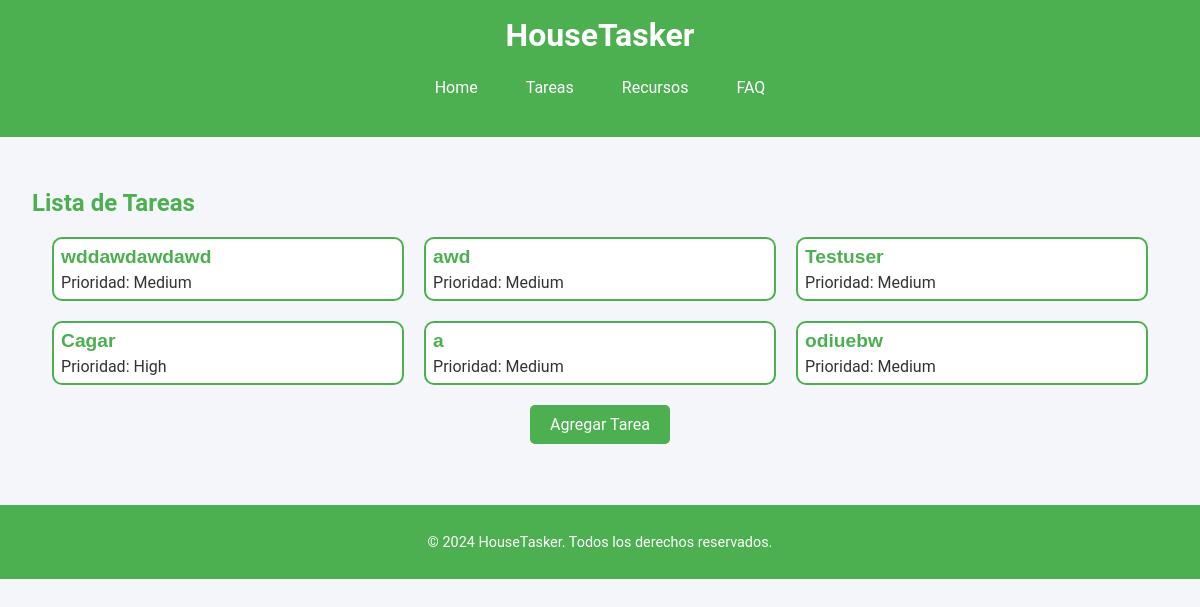
Page /tasks/ (signed in) on the earlier database version.
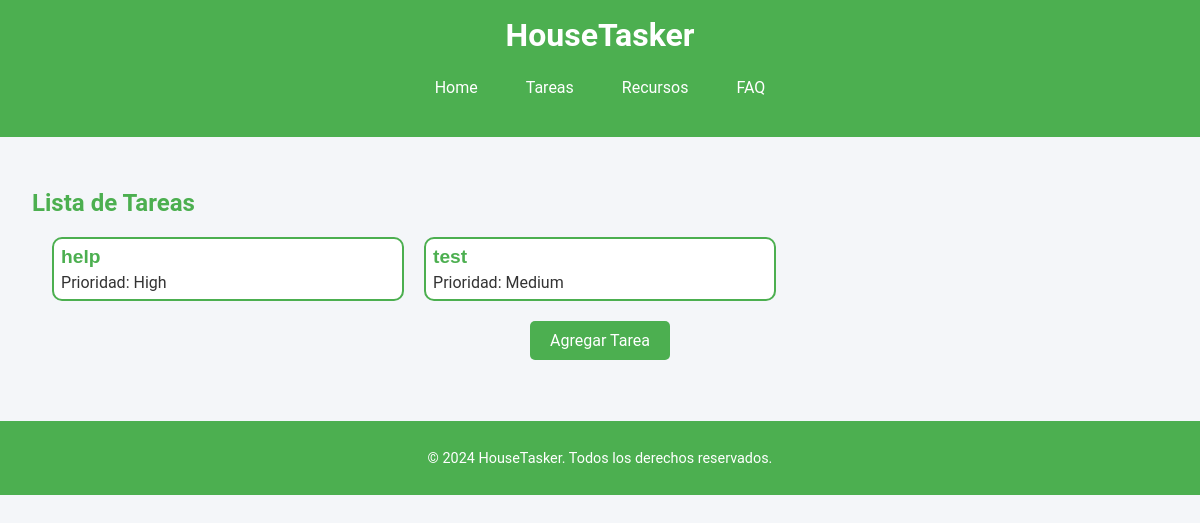
Same page on the later database version.
### appHouseTasker/models.py (models this page shows, shortened)
class Task(models.Model):
    LOW = 'Low'
    MEDIUM = 'Medium'
    HIGH = 'High'
    PRIORITY_CHOICES = [
        (LOW, 'Low'),
        (MEDIUM, 'Medium'),
        (HIGH, 'High'),
    ]
    title = models.CharField(max_length=255)
    description = models.TextField(blank=True, null=True)
    priority = models.CharField(max_length=6, choices=PRIORITY_CHOICES, default=MEDIUM)
    due_date = models.DateTimeField(default=timezone.now)
    completed = models.BooleanField(default=False)
    created_by = models.ForeignKey(CustomUser, on_delete=models.CASCADE)
    class Meta:
        ordering = ['-due_date', 'priority']

### appHouseTasker/views.py (the view)
# urls.py: path('tasks/', views.task_list, name='task_list'),  # List all tasks
@login_required
def task_list(request):
    tasks = Task.objects.all()
    return render(request, 'task_list.html', {'tasks': tasks})

### appHouseTasker/templates/task_list.html
{% extends "base.html" %}
{% load static %}
{% block head %}
<link rel="stylesheet" href="{% static 'css/task_list.css' %}">
{% endblock %}
{% block main %}
<h2>Lista de Tareas</h2>
<div class="task-container">
  {% for task in tasks %}
    <div class="task-item">
      <a href="{% url 'task_detail' task.id %}">{{ task.title }}</a>
      <span class="priority">Prioridad: {{ task.get_priority_display }}</span>
    </div>
  {% empty %}
    <p>No se encontraron tareas.</p>
  {% endfor %}
</div>
<div class="add-task-button-container">
  <a href="{% url 'task_create' %}" class="add-task-button">Agregar Tarea</a>
</div>
{% endblock %}

### appHouseTasker/templates/base.html (shortened to what this page needs)
{% load static %}
<!DOCTYPE html>
<html lang="es">
	<head>
		<link rel="stylesheet" href="{% static 'css/ht.css' %}">
		<link rel="stylesheet" href="{% static 'css/fonts.css' %}">
		{% block head %}{% endblock %}
	</head>
	<body>
		<header>
			<h1> {% block header-title %}HouseTasker{% endblock %}</h1>
			<nav>
				{% block nav %}
				<a href="home.html">Home</a>
				<a href="{% url 'task_list' %}">Tareas</a>
				<a href="{% url 'resource_list' %}">Recursos</a>
				<a href="FAQ.html">FAQ</a>
				{% endblock %}
			</nav>
		</header>
		<main>
			{% block main %}
			{% endblock %}
		</main>
		<footer>
			<p>© 2024 HouseTasker. Todos los derechos reservados.</p>
		</footer>
	</body>
</html>

### appHouseTasker/static/css/ht.css (style rules this page uses)
body, html { font-family: Arial, sans-serif; margin: 0; padding: 0; color: #333; background-color: #f4f6f9; }
header, footer { background-color: #4CAF50; color: white; text-align: center; padding: 1em; }
h1 { font-size: 2em; margin: 0; }
h2, h3 { color: #4CAF50; }
main { padding: 2em; }
nav { display: flex; justify-content: center; gap: 1em; margin: 1em 0; }
nav a { color: white; text-decoration: none; padding: 0.5em 1em; }
footer { margin-top: 2em; font-size: 0.9em; }

### appHouseTasker/static/css/task_list.css (style rules this page uses)
.task-container { display: grid; gap: 20px; margin: 20px; }
.task-item { background-color: #fff; border: 2px solid #4CAF50; border-radius: 10px; padding: 2%; transition: background-color 0.3s ease; }
.task-item a { font-family: Arial, sans-serif; font-weight: bold; color: #4CAF50; font-size: 1.2em; text-decoration: none; }
.task-item .priority { color: #333; display: block; margin-top: 5px; }
.add-task-button-container { display: flex; justify-content: center; margin-top: 20px; }
.add-task-button { background-color: #4CAF50; color: white; padding: 10px 20px; text-align: center; text-decoration: none; font-size: 16px; border-radius: 5px; transition: background-color 0.3s ease; }
@media only screen and (min-width: 961px) { .task-container { grid-template-columns: 1fr 1fr 1fr; } }

Differences in the rows shown:
removed Task: title "wddawdawdawd", priority "Medium"
removed Task: title "awd", priority "Medium"
removed Task: title "Testuser", priority "Medium"
removed Task: title "Cagar", priority "High"
removed Task: title "a", priority "Medium"
removed Task: title "odiuebw", priority "Medium"
added Task: title "help", priority "High"
added Task: title "test", priority "Medium"
